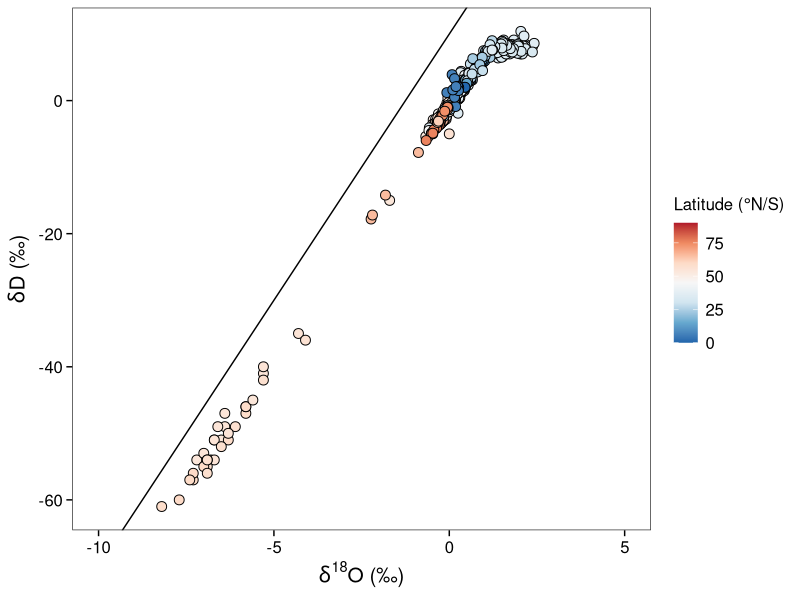
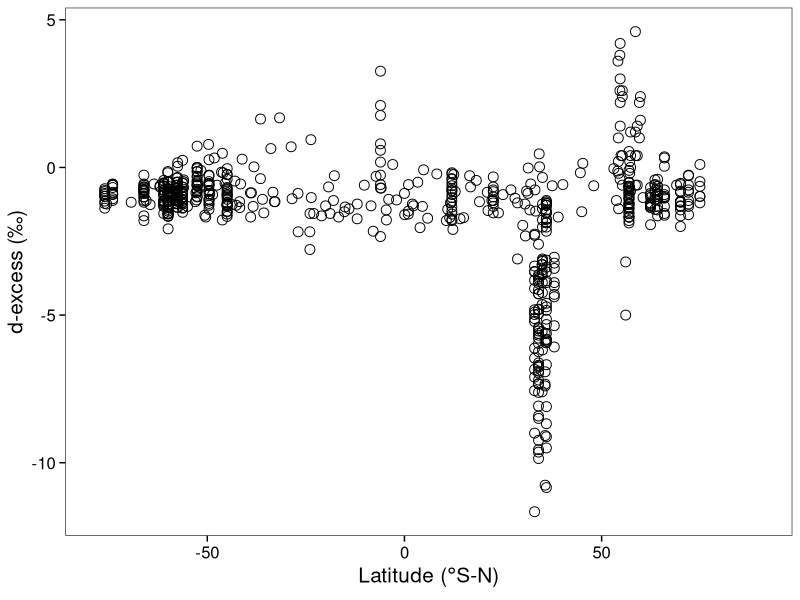
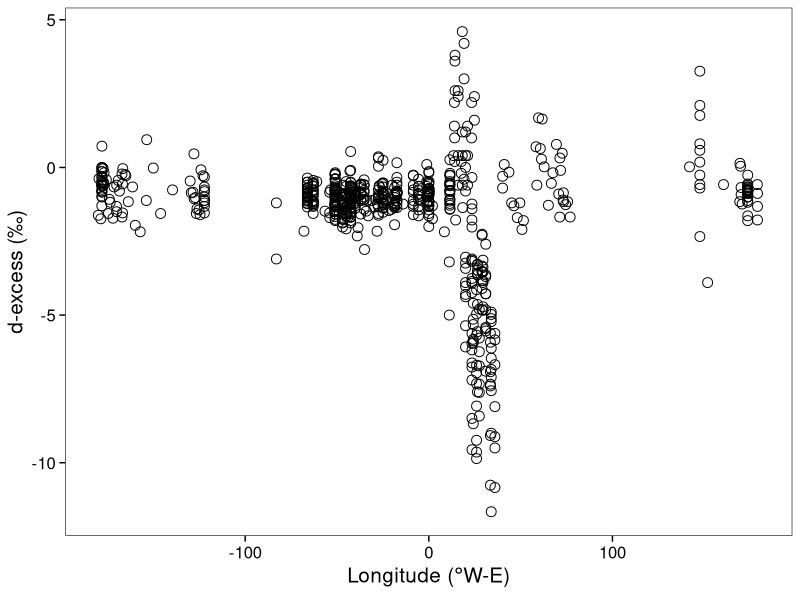
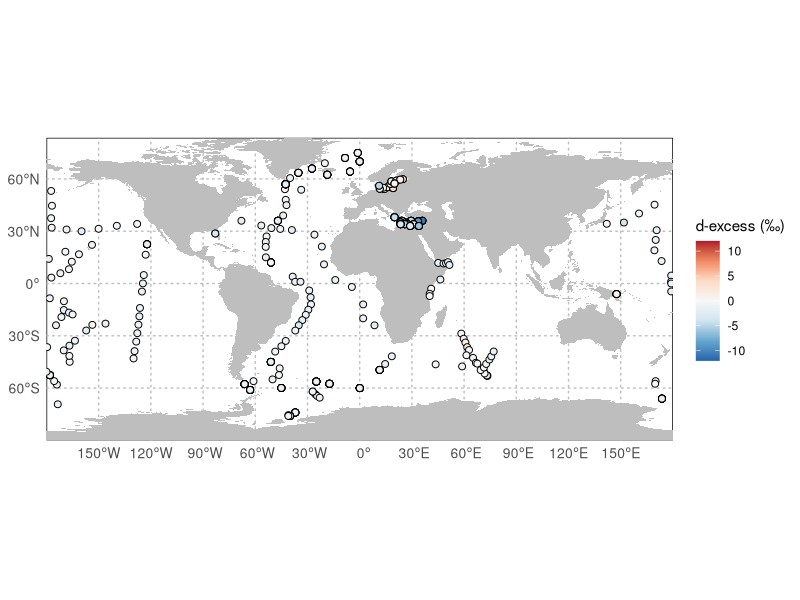
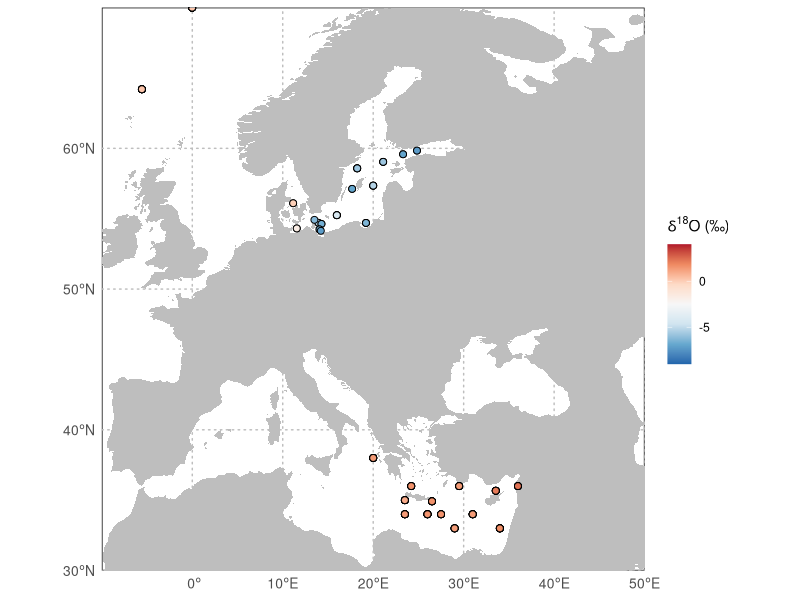
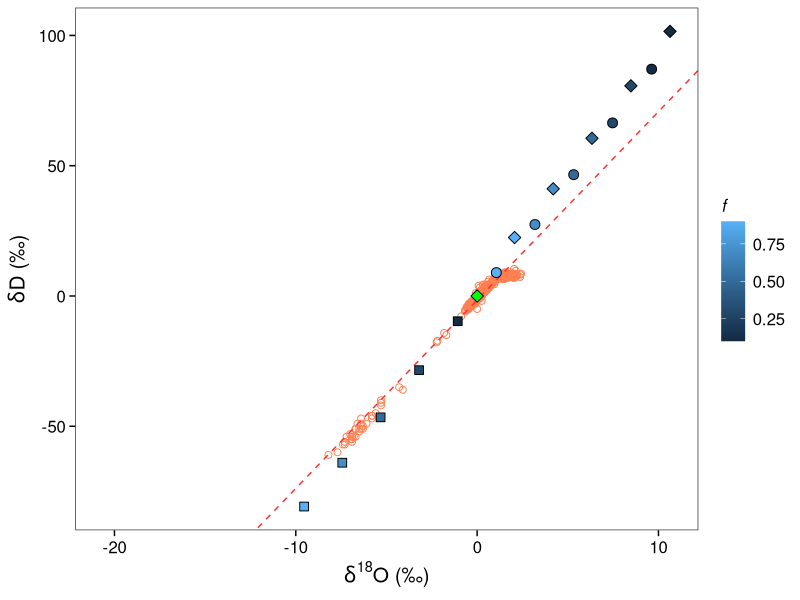
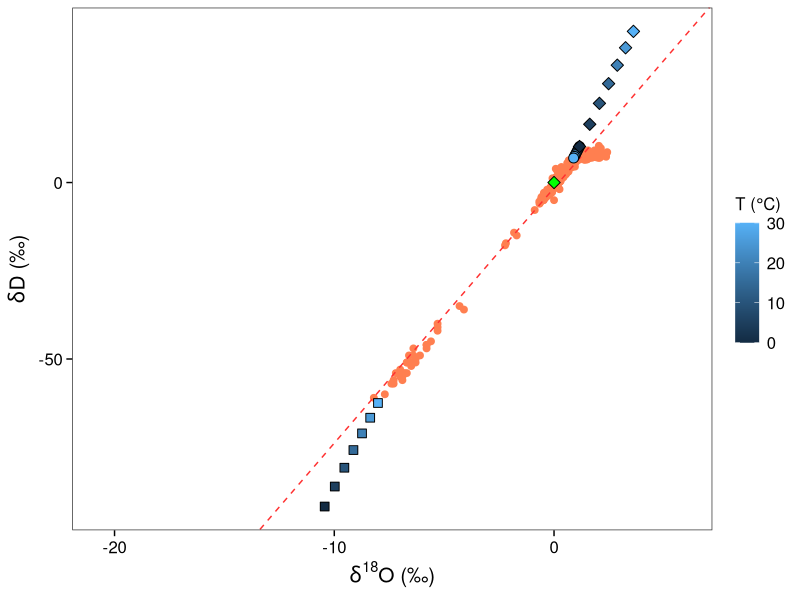
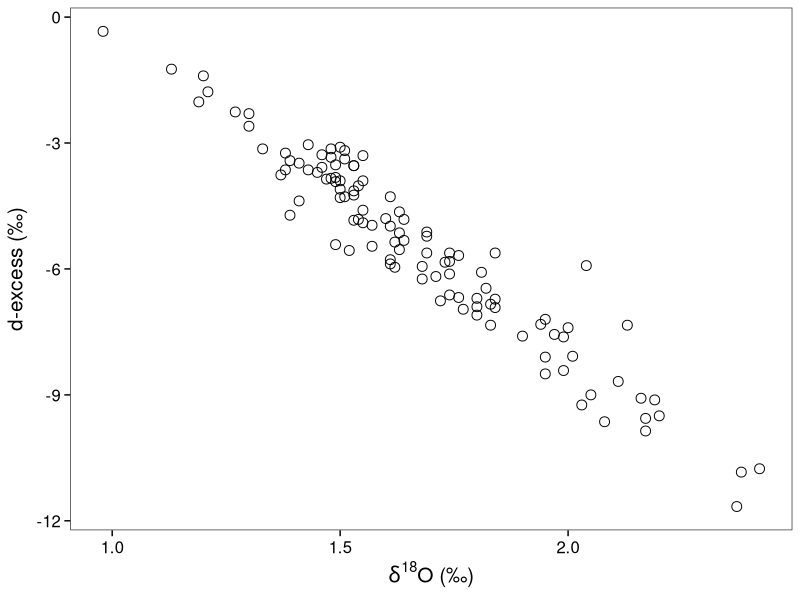

Here is the R script that generated these plots, in order:
library(tidyverse)
library(sf)
library(rnaturalearth)
library(rnaturalearthdata)
world = ne_countries(scale = "medium", returnclass = "sf")
theme = theme(axis.text.x = element_text(margin = margin(t = 0.1, unit = "cm")),
              axis.text.y = element_text(margin = margin(r = 0.1, unit = "cm")),
              axis.ticks.length=unit(0.15, "cm"),
              axis.ticks = element_line(colour = "black"),
              text = element_text(color = "black", size = 12),
              axis.title = element_text(size = 15), 
              axis.text = element_text(color = "black", size = 12),
              plot.title = element_text(hjust = 0.1, vjust = -10),
              legend.text = element_text(size = 12),
              legend.title = element_text(size = 12),
              panel.grid.minor = element_blank(),
              panel.grid.major = element_blank())

# ocean isotopes ----
#Schmidt, G.A., G. R. Bigg and E. J. Rohling. 1999. "Global Seawater Oxygen-18 Database - v1.22" 
#https://data.giss.nasa.gov/o18data/
ocean = read_csv("water_cycle/data/ocean_isotope.csv")
ocean = ocean[, 1:10]
ocean = ocean %>%
  mutate(dD = na_if(dD, "**")) %>%
  mutate(across(c(1:9), as.numeric))
m1 = lm(dD~d18O, data = ocean)
summary(m1)
ggplot(ocean, aes(x = d18O, y = dD, fill = abs(Latitude))) +
  geom_abline(slope = 8, intercept = 10) +
  geom_point(size = 3, shape = 21) +
  scale_fill_distiller(palette = "RdBu") +
  theme_bw() + theme +
  scale_x_continuous(limits = c(-10, 5)) +
  labs(x = expression(delta^"18"*"O (\u2030)"),
       y = expression(delta*"D (\u2030)"),
       fill = expression(paste("Latitude (", degree, "N/S)")))

ggplot(ocean, aes(x = Latitude, y = dD-8*d18O)) +
  geom_point(shape = 21, size =3) +
  theme_bw() + theme +
  labs(x = expression(paste("Latitude (", degree, "S-N)")),
       y = "d-excess (\u2030)")
ggplot(ocean, aes(x = Longitude, y = dD-8*d18O)) +
  geom_point(shape = 21, size =3) +
  theme_bw() + theme +
  labs(x = expression(paste("Longitude (", degree, "W-E)")),
       y = "d-excess (\u2030)")

ocean = ocean %>% drop_na(dD, d18O)
ggplot(data = world) +
  geom_sf(fill = "gray", color = NA) +
  coord_sf(expand = FALSE) +
  geom_point(data = ocean, aes(x = Longitude, y = Latitude, fill = dD-d18O*8), shape = 21, size = 2) +
  scale_fill_distiller(palette = "RdBu", limits = c(-12, 12)) +
  scale_x_continuous(breaks = seq(-180, 180, 30)) +
  scale_y_continuous(breaks = seq(-90, 90, 30)) +
  theme_minimal() +
  theme(
    panel.grid.major = element_line(color = "gray", linetype = "dotted"),
    panel.background = element_rect(fill = "white"),
    axis.text = element_text(size = 10),
    axis.title = element_blank()
  ) +
  labs(fill = "d-excess (\u2030)")


ocean.d18 = ocean %>% drop_na(d18O) %>% filter(d18O >=-9 & d18O <= 4)
ggplot(data = world) +
  geom_sf(fill = "gray", color = NA) +
  coord_sf(expand = FALSE) +
  geom_point(data = ocean.d18, aes(x = Longitude, y = Latitude, fill = d18O), shape = 21, size = 2) +
  scale_fill_distiller(palette = "RdBu", limits = c(-9, 4)) +
  scale_x_continuous(limits = c(-10,50), breaks = seq(0, 60, 10)) +
  scale_y_continuous(limits = c(30,70), breaks = seq(30, 60, 10)) +
  theme_minimal() +
  theme(
    panel.grid.major = element_line(color = "gray", linetype = "dotted"),
    panel.background = element_rect(fill = "white"),
    axis.text = element_text(size = 10),
    axis.title = element_blank()
  ) +
  labs(fill = expression(delta^"18"*"O (\u2030)"))

## Closed equilibrium system (ocean isotopes) ----
ocean = read_csv("data/ocean_isotope.csv")
ocean = ocean[, 1:10]
ocean = ocean %>%
  mutate(dD = na_if(dD, "**")) %>%
  mutate(across(c(1:9), as.numeric))
ctrl = function() {
  vars = list(
    d18 = 0,
    d2 = 0,
    f = 0.9,
    temp = 10,
    temp.a = 0
  )
}
ces = function(vars){
  list2env(vars, environment())
  R18_VSMOW <- 0.0020052 # ratio
  R2_VSMOW <- 0.00015576 # ratio
  R18 = (d18 * 1e-3 + 1) * R18_VSMOW
  R2 = (d2 * 1e-3 + 1) * R2_VSMOW
  alpha18_l_v = exp(-2.0667 * 10^-3 - 0.4156/(temp+273.15) + (1.137*10^3)/(temp+273.15)^2) # Majoube (1971)
  alpha2_l_v = exp(52.612*10^-3 - 76.248/(temp+273.15) + (24.844*10^3)/(temp+273.15)^2) # Majoube (1971)
  R18_l = R18 / (1/alpha18_l_v * (1-f) + f)
  R2_l = R2 / (1/alpha2_l_v * (1-f) + f)
  R18_v = R18_l / alpha18_l_v
  R2_v = R2_l / alpha2_l_v
  d18_l = (R18_l / R18_VSMOW - 1) * 1e3
  d2_l = (R2_l / R2_VSMOW - 1) * 1e3
  d18_v = (R18_v / R18_VSMOW - 1) * 1e3
  d2_v = (R2_v / R2_VSMOW - 1) * 1e3
  # condensation 
  alpha18_l_v = exp(-2.0667 * 10^-3 - 0.4156/(temp.a+273.15) + (1.137*10^3)/(temp.a+273.15)^2) # Majoube (1971)
  alpha2_l_v = exp(52.612*10^-3 - 76.248/(temp.a+273.15) + (24.844*10^3)/(temp.a+273.15)^2) # Majoube (1971)
  d18_c = (d18_v + 1e3) * alpha18_l_v - 1e3
  d2_c = (d2_v + 1e3) * alpha2_l_v - 1e3
  results = data.frame("temp" = rep(temp),
                       "f" = rep(f),
                       "d18l" = rep(d18_l), "d2l" = rep(d2_l),
                       "d18v" = rep(d18_v), "d2v" = rep(d2_v),
                       "d18c" = rep(d18_c), "d2c" = rep(d2_c))
}

vars = ctrl()
vars$f = seq(0.1, 0.9, 0.2)
sens.f = ces(vars)
m1 = lm(data = ocean, dD ~ d18O)
summary(m1) 
m2 = lm(data = sens.f, d2l ~ d18l)
summary(m2)
m3 = lm(data = sens.f, d2c ~ d18c)
summary(m3)
ggplot(sens.f) +
  # geom_abline(slope = 8, intercept = 10) +
  geom_point(data = ocean, aes(x = d18O, y = dD), shape = 21, size = 2, color = "coral") +
  geom_abline(slope = 7.23, intercept = -1.54,  color = "firebrick1", linetype = "dashed") +
  annotate(geom = "point", x = 0, y = 0, shape = 23, size = 3, fill = "green") +
  geom_point(aes(x = d18l, y = d2l, fill = f), shape = 21, size = 3) +
  geom_point(aes(x = d18v, y = d2v, fill = f), shape = 22, size = 3) +
  geom_point(aes(x = d18c, y = d2c, fill = f), shape = 23, size = 3) +
  # geom_line(size = 1, linetype = "dashed", color = "red") +
  # geom_line(aes(x = d18v, y = d2v),
  #           size = 1, linetype = "dashed", color = "blue") +
  theme_bw() + theme +
  labs(x = expression(delta^"18"*"O (\u2030)"),
       y = expression(delta*"D (\u2030)"), 
       fill = expression(italic(f)))

vars = ctrl()
vars$temp = seq(0, 30, 5)
sens.t = ces(vars)
ggplot(sens.t) +
  # geom_abline(slope = 8, intercept = 10) +
  geom_point(data = ocean, aes(x = d18O, y = dD), size = 2, color = "coral") +
  geom_abline(slope = 7.23, intercept = -1.54,  color = "firebrick1", linetype = "dashed") +
  annotate(geom = "point", x = 0, y = 0, shape = 23, size = 3, fill = "green") +
  geom_point(aes(x = d18l, y = d2l, fill = temp), shape = 21, size = 3) +
  geom_point(aes(x = d18v, y = d2v, fill = temp), shape = 22, size = 3) +
  geom_point(aes(x = d18c, y = d2c, fill = temp), shape = 23, size = 3) +
  # geom_line(size = 1, linetype = "dashed", color = "red") +
  # geom_line(aes(x = d18v, y = d2v),
  #           size = 1, linetype = "dashed", color = "blue") +
  theme_bw() + theme +
  labs(x = expression(delta^"18"*"O (\u2030)"),
       y = expression(delta*"D (\u2030)"), 
       fill = expression(paste("T (", degree, "C)")))


## Mediterranean ----
Med = ocean %>% 
  filter(Longitude > -5 & Longitude < 40) %>%
  filter(Latitude > 30 & Latitude < 50) %>%
  drop_na(d18O, dD) %>%
  mutate(d.excess = dD - d18O * 8)
ggplot(Med, aes(x = d18O, y = d.excess)) +
  geom_point(shape = 21, size = 3) +
  scale_fill_distiller(palette = "RdBu") +
  theme_bw() + theme +
  labs(x = expression(delta^"18"*"O (\u2030)"),
       y = expression("d-excess (\u2030)"))

## Baltic ----
Baltic = ocean %>% 
  filter(Longitude > 0 & Longitude < 30) %>%
  filter(Latitude > 50 & Latitude < 60) %>%
  drop_na(d18O, dD) %>%
  mutate(d.excess = dD - d18O * 8)
ggplot(Baltic, aes(x = d18O, y = d.excess)) +
  geom_point(shape = 21) +
  scale_fill_distiller(palette = "RdBu")
